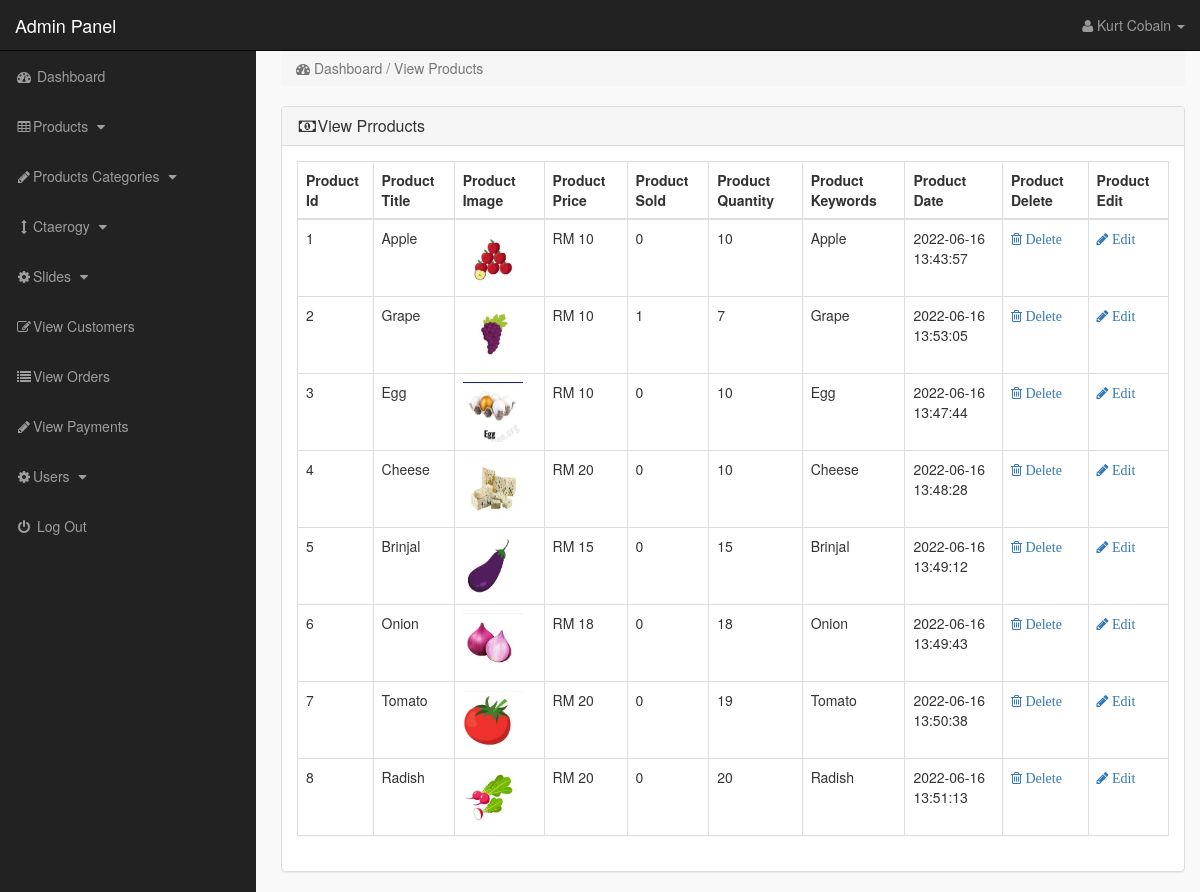
The app's page /admin_area/index.php?view_products (signed in) with its own data.
### tables this page shows
CREATE TABLE `products` (
  `product_id` int(10) NOT NULL,
  `p_cat_id` int(10) NOT NULL,
  `cat_id` int(10) NOT NULL,
  `date` timestamp NOT NULL DEFAULT current_timestamp() ON UPDATE current_timestamp(),
  `product_title` text NOT NULL,
  `product_img1` text NOT NULL,
  `product_img2` text NOT NULL,
  `product_img3` text NOT NULL,
  `product_quantity` int(10) NOT NULL,
  `product_price` int(10) NOT NULL,
  `product_desc` text NOT NULL,
  `product_keywords` text NOT NULL
);

### admin_area/view_products.php (the view)
<?php
if(!isset($_SESSION['admin_email'])){
    echo "<script>windw.open('login.php','_self')</script>";
}
else{
?>
<div class="row">
<div class="col-lg-12">
<ol class="breadcrumb">
<li class="active">
    <i class="fa fa-dashboard"></i> Dashboard / View Products
</li>
</ol>
</div>
</div>
<div class="row">
<div class="col-lg-12">
<div class="panel panel-default">
<div class="panel-heading">
<h3 class="panel-title">
    <i class="fa fa-money fa-fw"></i>View Prroducts
</h3>
</div>
<div class="panel-body">
<div class="table-responsive">
<table class="table table-bordered table-hover table-stripped">
<thead>
<tr>
   <th>Product Id</th>
    <th>Product Title</th>
     <th>Product Image</th>
     <th>Product Price</th>
     <th>Product Sold</th>
     <th>Product Quantity</th>
      <th>Product Keywords</th>
       <th>Product Date</th>
        <th>Product Delete</th>
         <th>Product Edit</th>
</tr>
</thead>
 <tbody>
     <?php
     $i=0;
     $get_pro = "select * from products";
     $run_pro = mysqli_query($con,$get_pro);
     while($row_pro=mysqli_fetch_array($run_pro)){
         $pro_id=$row_pro['product_id'];
         $pro_title=$row_pro['product_title'];
         $pro_image=$row_pro['product_img1'];
         $pro_price=$row_pro['product_price'];
         $pro_qty=$row_pro['product_quantity'];
         $pro_keywords=$row_pro['product_keywords'];
         $pro_date=$row_pro['date'];
         $i++;
     ?>
     <tr>
         <td>
             <?php echo $i; ?>
         </td>
         <td>
             <?php echo $pro_title; ?>
         </td>
         <td><img src="product_images/<?php echo $pro_image; ?>" alt="" width="60" height="60"></td>
         <td> RM
             <?php echo  $pro_price; ?>
         </td>
         <td>
             <?php
             $get_sold="select * from pending_orders where product_id='$pro_id'";
             $run_sold= mysqli_query($con,$get_sold);
             $count=mysqli_num_rows($run_sold);
             echo $count;
             ?>
         </td>
         <td>
            <?php echo $pro_qty ; ?>
         </td>
         <td>
            <?php echo $pro_keywords ; ?>
         </td>
         <td>
             <?php echo $pro_date ; ?>
         </td>
         <td>
             <a href="index.php?delete_product=<?php echo $pro_id;?>">
                 <i class="fa fa-trash-o"> Delete</i>
             </a>
         </td>
           <td>
             <a href="index.php?edit_product=<?php echo $pro_id;?>">
                 <i class="fa fa-pencil"> Edit</i>
             </a>
         </td>
     </tr>
     <?php } ?>
 </tbody>
</table>
</div>
</div>
</div>
</div>
</div>
<?php } ?>

### admin_area/includes/sidebar.php (shortened to what this page needs)
<?php
if(!isset($_SESSION['admin_email'])){
    echo "<script>windw.open('login.php','_self')</script>";
}
else{
?>
<nav class="navbar navbar-inverse navbar-fixed-top" >
<div class="navbar-header" >
<a href="index.php?dashboard" class="navbar-brand">Admin Panel</a>
</div>
<ul class="nav navbar-right top-nav">
<li class="dropdown">
<a href="#" class="dropdown-toggle" data-toggle="dropdown">
<i class="fa fa-user"></i>
<?php   echo $admin_name; ?> <b class="caret"></b>
</a>
</li>
</ul>
 <div class="collapse navbar-collapse navbar-ex1-collapse">
  <ul class="nav navbar-nav side-nav">
  <li>
    <a href="index.php?dashboard">
    <i class="fa fa-fw fa-dashboard"></i>  Dashboard
    </a>
  </li>
  <li>
  <a href="#" data-toggle="collapse" data-target="#products">
 <i class="fa fa-fw fa-table"></i>Products
 <i class="fa fa-fw fa-caret-down"></i>
  </a>
      </li>
     <li>
  <a href="#" data-toggle="collapse" data-target="#p_cat">
 <i class="fa fa-fw fa-pencil"></i>Products Categories
 <i class="fa fa-fw fa-caret-down"></i>
  </a>
      </li>
     <li>
  <a href="#" data-toggle="collapse" data-target="#cat">
 <i class="fa fa-fw fa-arrows-v"></i>Ctaerogy
 <i class="fa fa-fw fa-caret-down"></i>
  </a>
      </li>
     <li>
  <a href="#" data-toggle="collapse" data-target="#slides">
 <i class="fa fa-fw fa-gear"></i>Slides
 <i class="fa fa-fw fa-caret-down"></i>
  </a>
      </li>
 <li>
    <a href="index.php?view_customers">
    <i class="fa fa-fw fa-edit"></i>View Customers
    </a>
 </li>
 <li>
    <a href="index.php?view_orders">
    <i class="fa fa-fw fa-list"></i>View Orders
    </a>
 </li>
 <li>
    <a href="index.php?view_payments">
    <i class="fa fa-fw fa-pencil"></i>View Payments
    </a>
 </li>
     <li>
  <a href="#" data-toggle="collapse" data-target="#users">
 <i class="fa fa-fw fa-gear"></i>Users
 <i class="fa fa-fw fa-caret-down"></i>
  </a>
      </li>
   <li>
    <a href="logout.php">
    <i class="fa fa-fw fa-power-off"></i> Log Out
    </a>
   </li>
  </ul>
 </div>
</nav>
<?php } ?>

### admin_area/styles/style.css (style rules this page uses)
body { margin-top: 100px; }
@media (min-width: 768px) { body { margin-top: 50px; } }
.top-nav { padding: 0 15px; }
.top-nav>li { display: inline-block; float: left; }
.top-nav>li>a { padding-top: 15px; padding-bottom: 15px; line-height: 20px; color: #999; }
@media (min-width : 768px) { .side-nav { position: fixed; top: 51px; width: 256px; border-radius: 0; overflow-y: auto; background-color: #222; bottom: 0; overflow-x: hidden; padding-bottom: 40px; } }
@media (min-width : 768px) { .side-nav>li>a { width: 256px; } }
.panel-body { border-radius:5px; }

### records on screen
products: product_title "Apple", product_img1 (picture), product_price "10", count "0", product_quantity "10", product_keywords "Apple", date "2022-06-16 13:43:57"
products: product_title "Grape", product_img1 (picture), product_price "10", count "1", product_quantity "7", product_keywords "Grape", date "2022-06-16 13:53:05"
products: product_title "Egg", product_img1 (picture), product_price "10", count "0", product_quantity "10", product_keywords "Egg", date "2022-06-16 13:47:44"
products: product_title "Cheese", product_img1 (picture), product_price "20", count "0", product_quantity "10", product_keywords "Cheese", date "2022-06-16 13:48:28"
products: product_title "Brinjal", product_img1 (picture), product_price "15", count "0", product_quantity "15", product_keywords "Brinjal", date "2022-06-16 13:49:12"
products: product_title "Onion", product_img1 (picture), product_price "18", count "0", product_quantity "18", product_keywords "Onion", date "2022-06-16 13:49:43"
products: product_title "Tomato", product_img1 (picture), product_price "20", count "0", product_quantity "19", product_keywords "Tomato", date "2022-06-16 13:50:38"
products: product_title "Radish", product_img1 (picture), product_price "20", count "0", product_quantity "20", product_keywords "Radish", date "2022-06-16 13:51:13"

### other values on screen
$admin_name "Kurt Cobain"
